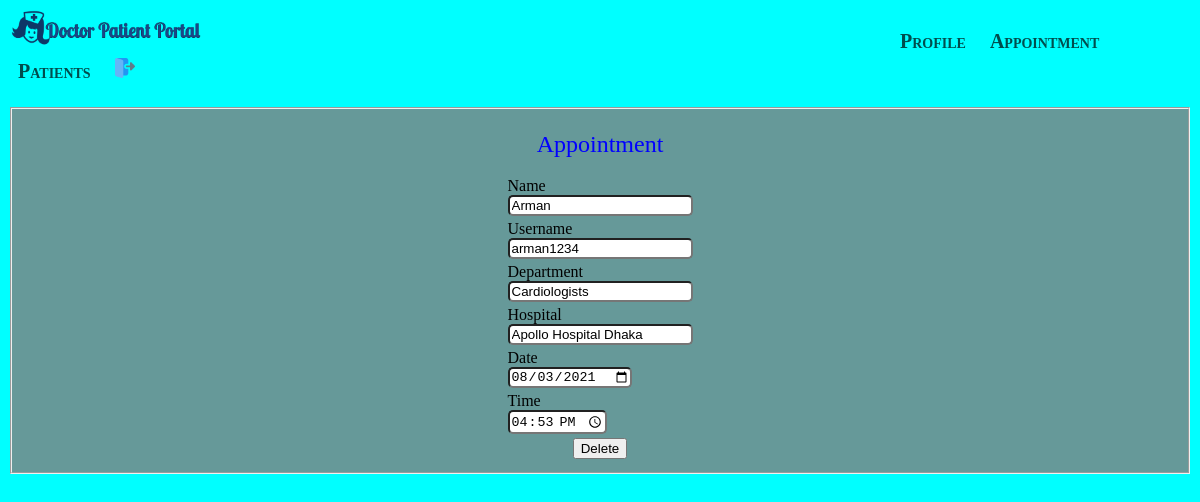
The page /viewAppByDoctor.php (signed in) on the database its author committed.
### tables this page shows
CREATE TABLE `appointmentview` (
  `id` int(10) NOT NULL,
  `username` varchar(50) NOT NULL,
  `name` varchar(50) NOT NULL,
  `department` varchar(50) NOT NULL,
  `hospital` varchar(50) NOT NULL,
  `date` date NOT NULL,
  `time` time NOT NULL
);

### models/db_config.php (called while the page is built, shortened)
<?php
 $db_server="localhost";
 $db_uname="root";
 $db_pass="";
 $db_name="dpportal";
 function get($query){
    global $db_server,$db_uname,$db_pass,$db_name;
    $conn=mysqli_connect($db_server,$db_uname,$db_pass,$db_name);
    $data=array();
    if ($conn){
        $result=mysqli_query($conn,$query);
        while($row=mysqli_fetch_assoc($result)){
            $data[]=$row;
        }
    }
    return $data;
}
?>

### controllers/login_controller.php (called while the page is built, shortened)
<?php
    include 'models/db_config.php';
	function viewAppointmentByDoctor($username){
		$query= "select * from appointmentview where username='$username'";
		$rs= get($query);
		return $rs;
	}
?>

### viewAppByDoctor.php (the view, shortened to what this page needs)
<?php
    require_once 'doctorHeader.php';
    require_once 'controllers/login_controller.php';
	$username=$_SESSION["loggedDoctor"];
	$rs=viewAppointmentByDoctor($username);
	$p =$rs[0];
?>
<html>
     <body>
        <form action=""  method="post">
            <fieldset style="background-color:rgb(102, 153, 153);">
                <p align="middle"><font color="blue" size="5">Appointment</font></p>
            <table align="center">
                <tr>
                    <td>
					    Name<br>
                        <input class="s" type="text" id="name" name="name" value="<?php echo $p["name"]; ?>" >
                    </td>
                </tr>
				<tr>
                    <td>
					Username<br>
                    <input class="s" type="text" id="username" name="username" value="<?php echo $p["username"]; ?>" >
                    </td>
                </tr>
				<tr>
                    <td>
					Department<br>
                    <input class="s" type="text" id="department" name="department" value="<?php echo $p["department"]; ?>" >
                    </td>
                </tr>
				<tr>
                    <td>
					Hospital<br>
                    <input class="s" type="text" id="hospital" name="hospital" value="<?php echo $p["hospital"]; ?>" >
                    </td>
                </tr>
				<tr>
                    <td>
					Date<br>
                    <input class="s" type="date" id="date" name="date" value="<?php echo $p["date"]; ?>" >
                    </td>
                </tr>
				<tr>
                    <td>
					Time<br>
                    <input class="s" type="time" id="time" name="time" value="<?php echo $p["time"]; ?>" >
                    </td>
                </tr>
                <tr>
                    <td align="center">
                        <input type="submit" name="appdelete" value="Delete">
                    </td>
                </tr>
            </table>
            </fieldset>
        </form>
    </body>
</html>

### CSS/mystyle.css (style rules this page uses)
.s { border-radius:5px; }

### rows shown on the page
appointmentview: name "Arman", username "arman1234", department "Cardiologists", hospital "Apollo Hospital Dhaka", date "08/03/2021", time "16:53:00"
